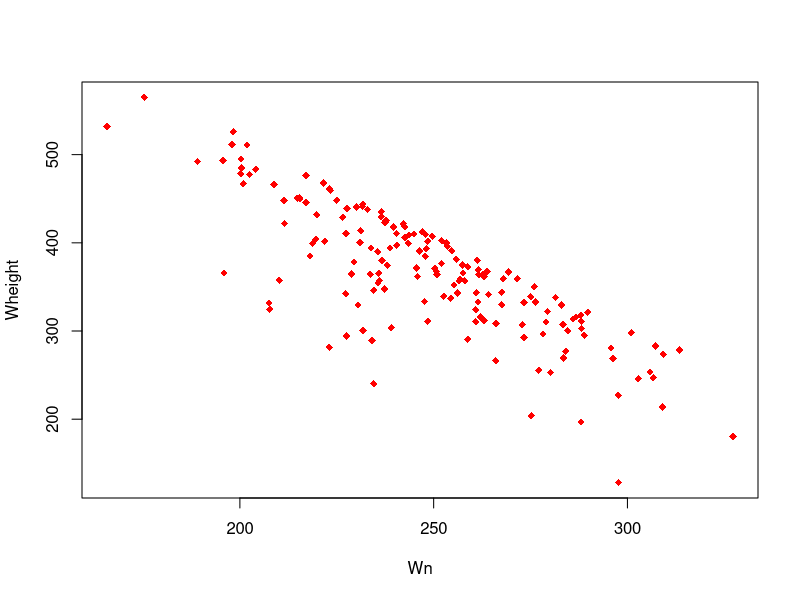
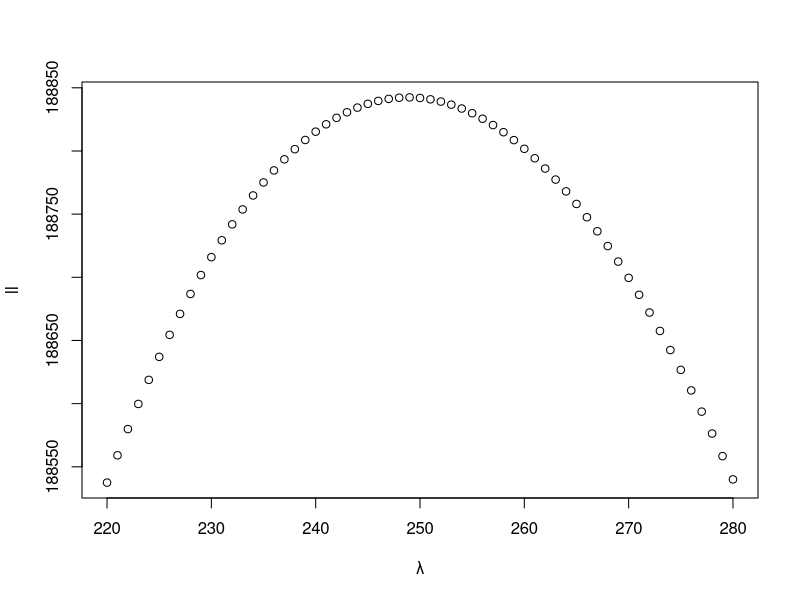

Write R code to recreate these figures, in order.
## ---- chunk 1
# load data

Waves <- readr::read_csv("WavesData.csv", show_col_types = FALSE)
attach(Waves)
#load("CS1waves.Rdata")
## ---- chunk 2
head(Waves)
## ---- chunk 3
# plot data
plot(Wn, Wheight,
     pch=18,col="red")
## ---- chunk 4
cor(Wn, Wheight, method = "pearson")
## ---- chunk 5
cor(Wn, Wheight, method = "spearman")
## ---- chunk 6
λ = 220:280
ll = log(λ) * sum(Wn) - 168 * λ
plot(λ, ll)
